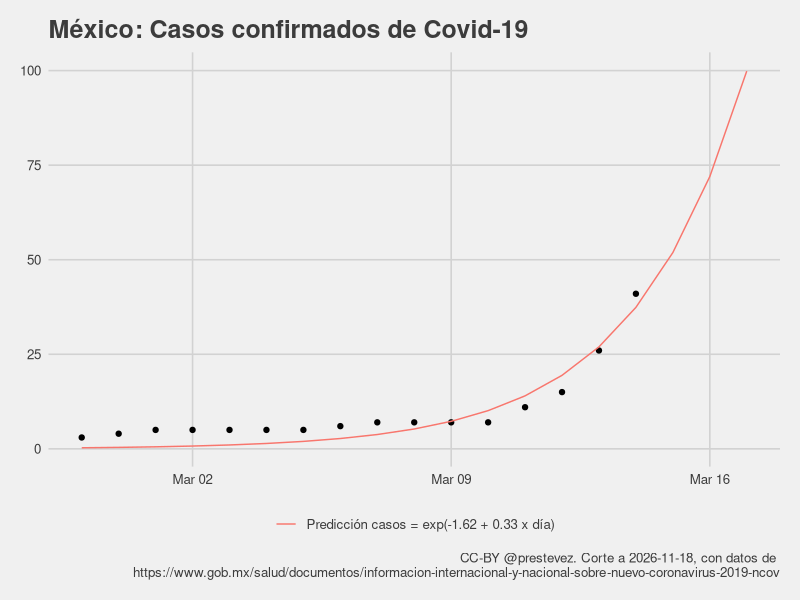

Recreate this plot in R.
## ---- chunk 1

library(tidyverse)
library(ggthemes)
library(lubridate)

casos <- read_csv("confirmados.csv")

casos$t <- (nrow(casos)-1):0

casos %>%
  filter(casos > 0) -> casos

m1 <- glm(casos ~ t, 
          data = casos,
          family = gaussian("log"))

max_date <- max(casos$date) + 1
max_t <- max(casos$t) + 1

tibble(
  date = seq(max_date,max_date+2, 1),
  casos = NA,
  t = max_t:(max_t+2),
  predicted = predict(m1, newdata = data.frame(t = max_t:(max_t+2)), type = "response")
  ) %>%
  bind_rows(
    mutate(casos,
      predicted = predict(m1, type = "response"))) %>%
  arrange(date) -> casos_with_predictions

modelo <- paste0("Predicción casos = exp(",
                 round(m1[[1]][1], 2),
                 " + ",
                 round(m1[[1]][2], 2),
                 " x día)")

hoy <- Sys.Date()

pg <- "https://www.gob.mx/salud/documentos/informacion-internacional-y-nacional-sobre-nuevo-coronavirus-2019-ncov"

casos_with_predictions %>%
  ggplot(aes(date, casos)) + 
  geom_point() +
  theme_fivethirtyeight() +
  geom_line(aes(y = predicted, colour = modelo)) +
  xlab("Total de casos") + 
  labs(title = "México: Casos confirmados de Covid-19",
       caption = paste0("CC-BY @prestevez. Corte a ", hoy, ", con datos de \n", pg)) +
  theme(legend.title = element_blank()) -> p1

ggsave("casos.png", p1, width = 7, height = 5)

## ---- chunk 2
summary(m1)
